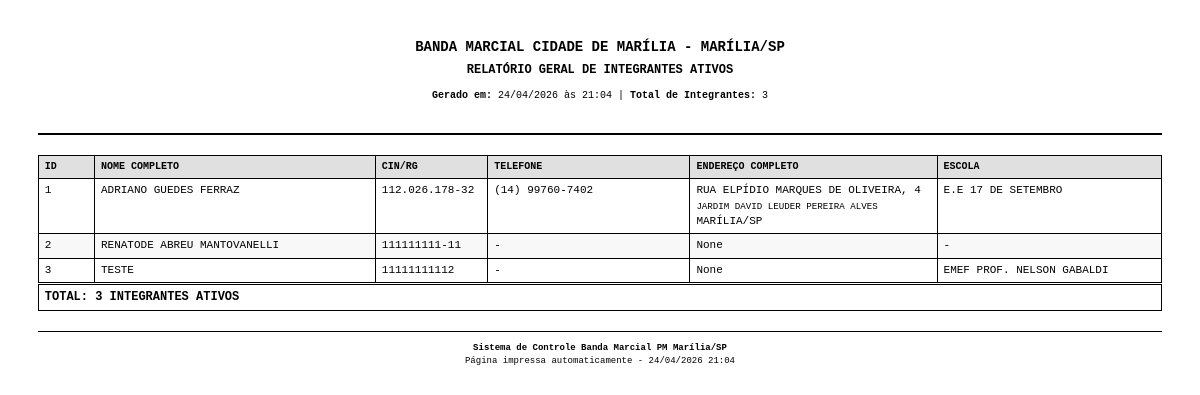
The app's page /admin/relatorio-geral-alunos (signed in) with its own data.
### app/models.py (models this page shows)
class Aluno(db.Model):
    id = db.Column(db.Integer, primary_key=True)
    nome = db.Column(db.String(200), nullable=False)
    data_nascimento = db.Column(db.Date, nullable=True)
    naturalidade = db.Column(db.String(100))
    cin_rg = db.Column(db.String(20), unique=True)
    email = db.Column(db.String(150))
    telefone = db.Column(db.String(20))
    cep = db.Column(db.String(10))
    endereco = db.Column(db.String(300))
    bairro = db.Column(db.String(100))
    cidade = db.Column(db.String(100))
    estado = db.Column(db.String(2))
    foto_path = db.Column(db.String(500))
    ativo = db.Column(db.Boolean, default=True)
    numero = db.Column(db.String(20))
    complemento = db.Column(db.String(200))
    funcao_id = db.Column(db.Integer, db.ForeignKey('funcao_banda.id'))
    funcao = db.relationship('FuncaoBanda', backref='alunos')
    created_at = db.Column(db.DateTime, default=datetime.utcnow)
    responsaveis = db.relationship('Responsavel', backref='aluno', lazy=True, cascade='all, delete-orphan')
    uniforme = db.relationship('Uniforme', backref='aluno', lazy=True, cascade='all, delete-orphan')
    presencas = db.relationship('Presenca', backref='aluno', lazy=True, cascade='all, delete-orphan')
    instrumentos = db.relationship('AlunoInstrumento', backref='aluno', lazy=True, cascade='all, delete-orphan')
    escolas = db.relationship('AlunoEscola', backref='aluno', lazy=True, cascade='all, delete-orphan')
    autorizacoes_foto = db.relationship(
        'AutorizacaoFotoMenor',
        back_populates='aluno',
        lazy='dynamic',
        cascade='all, delete-orphan',
    )

class Escola(db.Model):
    id = db.Column(db.Integer, primary_key=True)
    nome = db.Column(db.String(200), nullable=False)
    endereco = db.Column(db.String(300))
    alunos = db.relationship('AlunoEscola', backref='escola', lazy=True)

### app/routes.py (the view)
@main_bp.route("/admin/relatorio-geral-alunos")
@login_required
def relatorio_geral_alunos():
    from datetime import datetime
    alunos = Aluno.query.outerjoin(Responsavel).outerjoin(AlunoEscola).outerjoin(Escola).filter(
        Aluno.ativo == True
    ).order_by(Aluno.nome).all()
    total_alunos = Aluno.query.filter(Aluno.ativo == True).count()
    data_geracao = datetime.now()
    return render_template("relatorio_geral_alunos_profissional.html",
                           alunos=alunos,
                           total_alunos=total_alunos,
                           data_geracao=data_geracao)

### app/__init__.py (called while the page is built)
@login_manager.user_loader
def load_user(user_id):
    from .models import User
    return User.query.get(int(user_id))

### templates/relatorio_geral_alunos_profissional.html (shortened to what this page needs)
<!DOCTYPE html>
<html lang="pt-br">
<head>
</head>
<body onload="window.print()">
  <div class="header">
    <h1>Banda MARCIAL CIDADE DE MARÍLIA - Marília/SP</h1>
    <h2>RELATÓRIO GERAL DE INTEGRANTES ATIVOS</h2>
    <div class="info">
      <strong>Gerado em:</strong> {{ data_geracao.strftime('%d/%m/%Y às %H:%M') }} |
      <strong>Total de Integrantes:</strong> {{ total_alunos }}
    </div>
  </div>
  <table>
    <thead>
      <tr>
        <th style="width: 5%;">ID</th>
        <th style="width: 25%;">Nome Completo</th>
        <th style="width: 10%;">CIN/RG</th>
        <th style="width: 18%;">Telefone</th>
        <th style="width: 22%;">Endereço Completo</th>
        <th style="width: 20%;">Escola</th>
      </tr>
    </thead>
    <tbody>
      {% for a in alunos %}
      <tr>
        <td>{{ a.id }}</td>
        <td>{{ a.nome or '-' }}</td>
        <td>{{ a.cin_rg or '-' }}</td>
        <td>{{ a.telefone or '-' }}</td>
        <td>
          {% if a.endereco %}{{ a.endereco }}{% if a.numero %}, {{ a.numero }}{% endif %}{% if a.complemento %}{{ ', ' + a.complemento }}{% endif %}{% endif %}
          {% if a.bairro %}<br><small>{{ a.bairro }}</small>{% endif %}
          {% if a.cidade %}{{ a.cidade }}/{% endif %}{{ a.estado }}
        </td>
        <td>{{ a.escolas[0].escola.nome if a.escolas and a.escolas[0].escola else '-' }}</td>
      </tr>
      {% endfor %}
    </tbody>
    <tfoot>
      <tr class="total">
        <td colspan="6">TOTAL: {{ total_alunos }} INTEGRANTES ATIVOS</td>
      </tr>
    </tfoot>
  </table>
  <div class="rodape">
    <strong>Sistema de Controle Banda Marcial PM Marília/SP</strong><br>
    Página impressa automaticamente - {{ data_geracao.strftime('%d/%m/%Y %H:%M') }}
  </div>
</body>
</html>

### templates/relatorio_geral_alunos_profissional.html (style rules this page uses)
* { margin: 0; padding: 0; box-sizing: border-box; }
body { font-family: 'Courier New', Courier, monospace; font-size: 11px; line-height: 1.4; color: black; background: white; margin: 1cm; }
.header { text-align: center; margin-bottom: 20px; border-bottom: 2px solid black; padding-bottom: 10px; }
.header h1 { font-size: 14px; font-weight: bold; text-transform: uppercase; margin-bottom: 5px; }
.header h2 { font-size: 12px; margin-bottom: 10px; }
.info { margin-bottom: 20px; font-size: 10px; }
table { width: 100%; border-collapse: collapse; margin-bottom: 20px; }
th, td { border: 1px solid black; padding: 4px 6px; text-align: left; vertical-align: top; }
th { background-color: #e0e0e0; font-weight: bold; text-transform: uppercase; font-size: 10px; }
tr:nth-child(even) { background-color: #f8f8f8; }
.total { font-weight: bold; font-size: 12px; text-align: center; border-top: 3px double black; }
.rodape { text-align: center; font-size: 9px; margin-top: 20px; border-top: 1px solid black; padding-top: 10px; }

### records on screen
Aluno: id "1", nome "ADRIANO GUEDES FERRAZ", cin_rg "112.026.178-32", telefone "(14) 99760-7402", endereco "RUA ELPÍDIO MARQUES DE OLIVEIRA", numero "4", bairro "JARDIM DAVID LEUDER PEREIRA ALVES", cidade "MARÍLIA", estado "SP", nome "E.E 17 DE SETEMBRO"
Aluno: id "2", nome "RENATODE ABREU MANTOVANELLI", cin_rg "111111111-11", telefone "-", estado "None", escolas "-"
Aluno: id "3", nome "TESTE", cin_rg "11111111112", telefone "-", estado "None", nome "EMEF PROF. NELSON GABALDI"

### other values on screen
{{ total_alunos }} "3"
